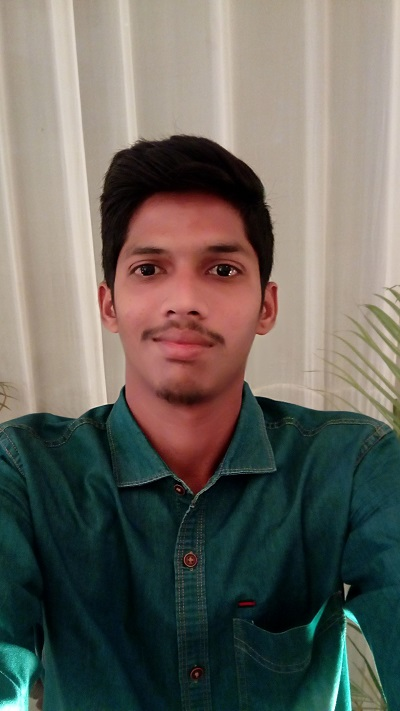
#> input picture C.jpg, 400 x 711 px
$ python findMaxContours.py   (older library calls are emulated)
#> lines starting #> are read from the running program, lines starting #| are printed output that depends on the picture; after the words box and inside, x2 and y2 are one past the last pixel; in counts of white or black regions, pixels touching at a corner belong together
import numpy as np
import cv2

# load the image
image = cv2.imread("C.jpg", 1)
#> image is the input picture: shape (711, 400, 3); mean B, G, R 94.9, 102.4, 104.7

# red color boundaries (R,B and G)
lower = [1, 0, 20]
upper = [60, 40, 200]

# create NumPy arrays from the boundaries
lower = np.array(lower, dtype="uint8")
upper = np.array(upper, dtype="uint8")

# find the colors within the specified boundaries and apply the mask
mask = cv2.inRange(image, lower, upper)
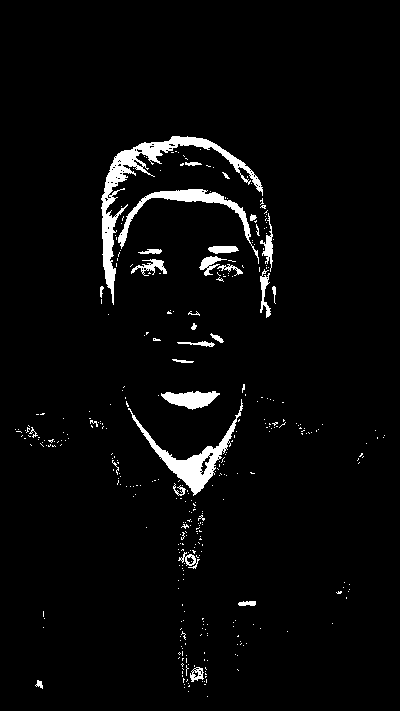
#> mask: shape (711, 400); 3.6% white; 370 white regions (340 under 20 px)
output = cv2.bitwise_and(image, image, mask=mask)
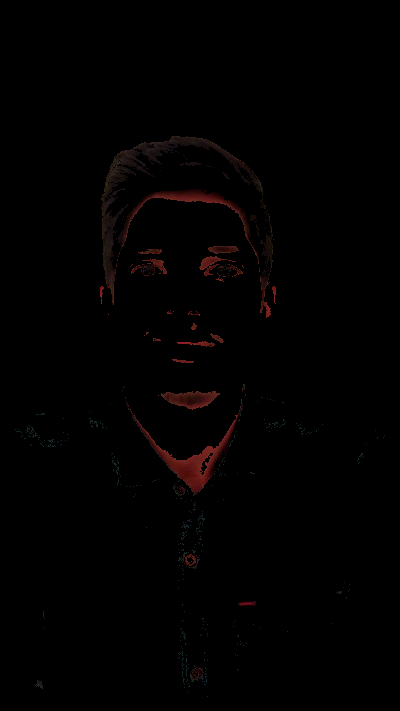
#> output: shape (711, 400, 3); mean B, G, R 0.7, 0.8, 1.9

ret,thresh = cv2.threshold(mask, 40, 255, 0)
im2,contours,hierarchy = cv2.findContours(thresh, cv2.RETR_EXTERNAL, cv2.CHAIN_APPROX_NONE)
#> contours = 369 contours, 348 with area under 20; largest, box (x1, y1, x2, y2) and area: (101, 136, 263, 305) 2818, (128, 399, 243, 496) 1732, (118, 189, 259, 264) 1144, (161, 391, 220, 410) 620, (131, 259, 167, 276) 182

if len(contours) != 0:
    # draw in blue the contours that were founded
    cv2.drawContours(output, contours, -1, 255, 3)

    #find the biggest area
    c = max(contours, key = cv2.contourArea)
#> c = contour of 895 points, box (x1, y1, x2, y2) (101, 136, 263, 305), area 2818

    x,y,w,h = cv2.boundingRect(c)
#> x = 101; y = 136; w = 162; h = 169
    # draw the book contour (in green)
    cv2.rectangle(output,(x,y),(x+w,y+h),(0,255,0),2)
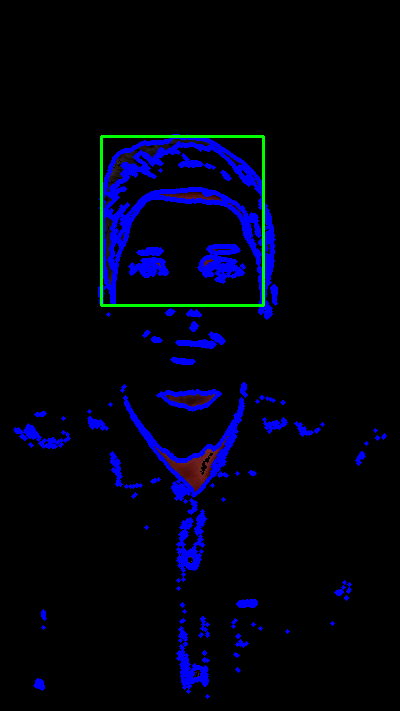
#> output: shape (711, 400, 3); mean B, G, R 15.8, 2, 0.6

# show the images
cv2.imshow("Result", np.hstack([image, output]))
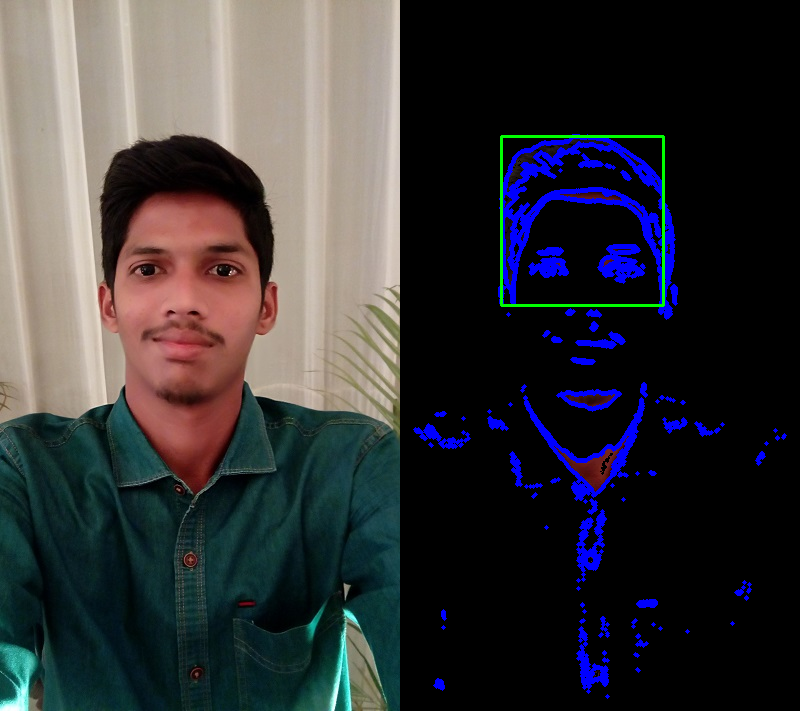
#> window 'Result': shape (711, 800, 3); mean B, G, R 55.4, 52.2, 52.7

cv2.waitKey(0)

$ run again, with F.jpg copied over C.jpg
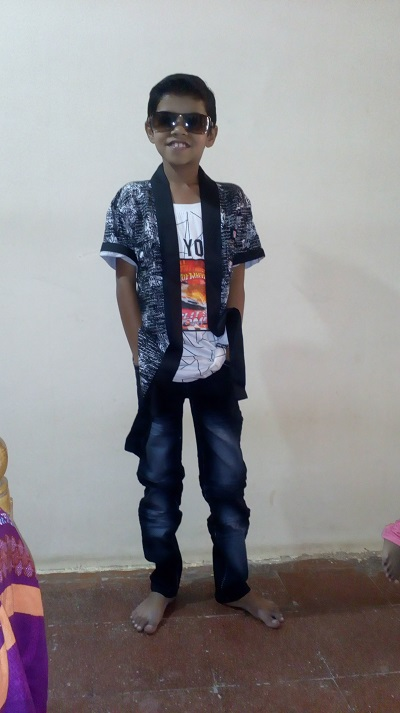
#> input picture F.jpg, 400 x 713 px
#> image is the input picture: shape (713, 400, 3); mean B, G, R 142.2, 139.2, 141.8
#> `mask = cv2.inRange(image, lower, upper)`:
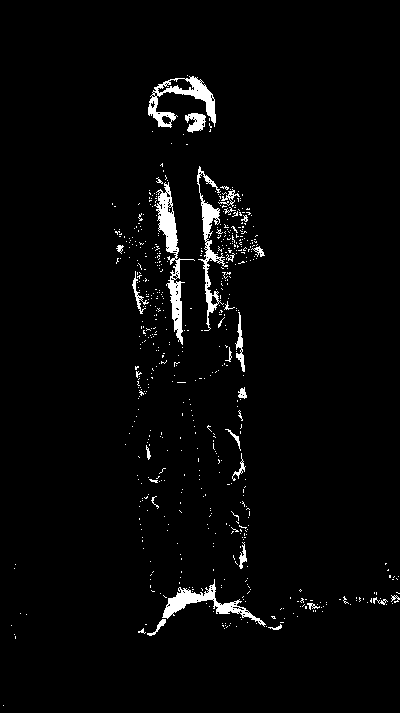
#> mask: shape (713, 400); 2.8% white; 601 white regions (574 under 20 px)
#> contours = 600 contours, 581 with area under 20; largest, box (x1, y1, x2, y2) and area: (154, 182, 195, 345) 1398, (148, 76, 216, 128) 1303, (162, 579, 266, 627) 972, (197, 166, 228, 331) 888, (185, 113, 206, 133) 236
#> c = contour of 503 points, box (x1, y1, x2, y2) (154, 182, 195, 345), area 1398
#> x = 154; y = 182; w = 41; h = 163
#> `cv2.imshow("Result", np.hstack([image, output]))`:
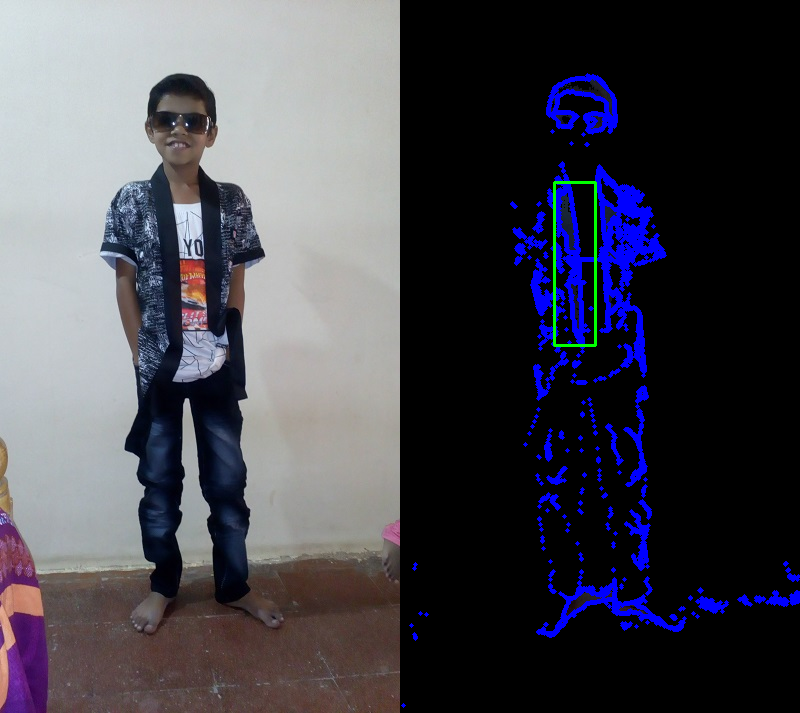
#> window 'Result': shape (713, 800, 3); mean B, G, R 79.7, 70.2, 71
